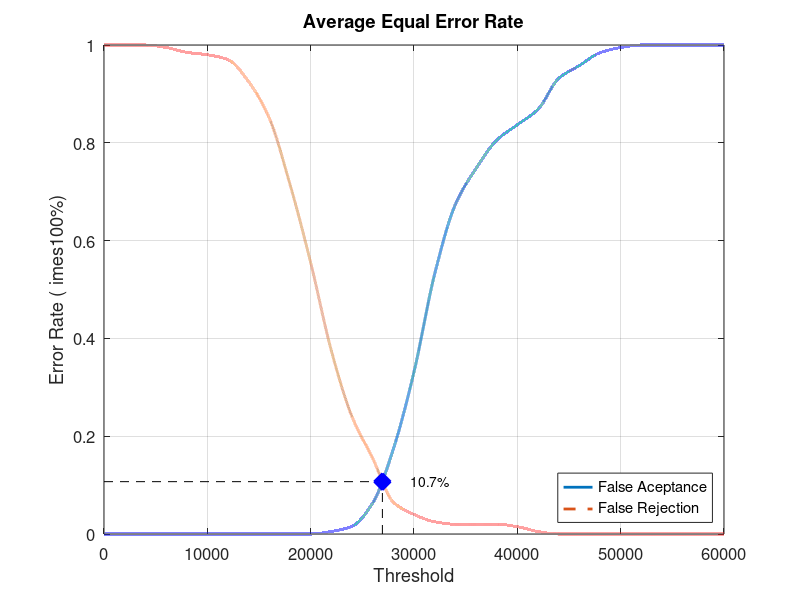
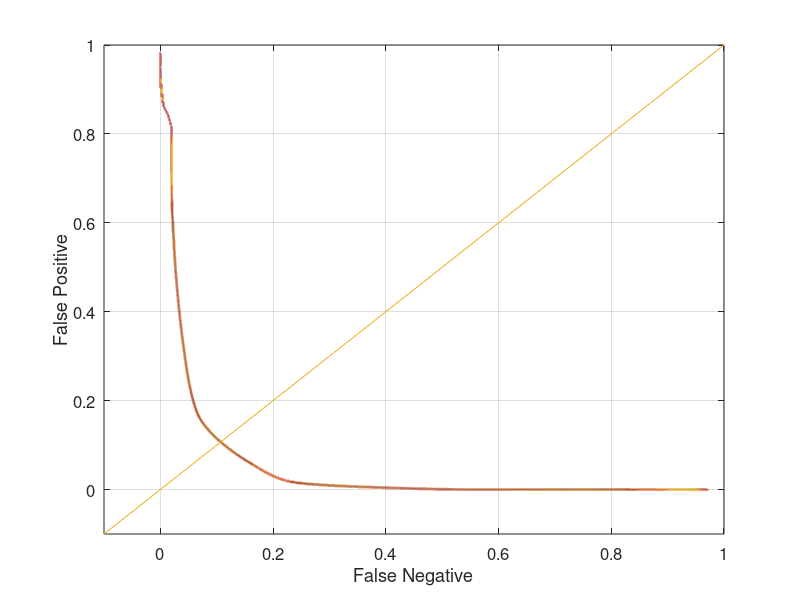

Write the MATLAB code that produced these figures, in order.
close all;
clear;
clc;
x = 0:2000:60000;
xq = 0:0.5:60000;

y0 = [0 0 0 0 0 0 0 0 0 0 0 0.00526316 0.0157895 0.0631579 0.173684 0.331579 0.531579 0.673684 0.747368 0.805263 0.836842 0.868421 0.931579 0.957895 0.984211 0.994737 1 1 1 1 1]
yy0 = interp1(x, y0, xq, 'pchip');
y1 = [1 1 1 0.995 0.985 0.98 0.97 0.925 0.85 0.715 0.555 0.375 0.24 0.155 0.065 0.04 0.025 0.02 0.02 0.02 0.015 0.005 0 0 0 0 0 0 0 0 0]
yy1 = interp1(x, y1, xq, 'pchip');

% Calculating EER: 
y2 = abs(y0 - y1);
find(y2 == min(y2))
yy2 = abs(yy0 - yy1);
xEER = find(yy2 == min(yy2));
xEERIndex = xq(xEER) % X-axis EER
yEER = yy0(xEER) % Y-axis EER

main = figure
plot(xq, yy0,'-','LineWidth', 2);	hold on
plot(xq, yy1,'--','LineWidth', 2);	hold on
plot([xEERIndex xEERIndex], [0 yEER], 'k--');	hold on
plot([0 xEERIndex], [yEER yEER], 'k--');	hold on
plot(xEERIndex, yEER, 'bx', 'LineWidth', 10);	hold on
text(xEERIndex + 10 * xEERIndex / 100, yEER, [num2str(round((10000 * yEER)) / 100) '%'])
legend('False Aceptance', 'False Rejection', 'Location', 'SouthEast')
xlabel('Threshold')
ylabel('Error Rate (	imes100%)')
title('Average Equal Error Rate')
set(gca, 'FontSize', 12)
axis([0 60000 0 1])
grid on

print(main, 'Database2_4Main', '-dpng');
FNRxFPR = figure('Color', [1 1 1]);
plot(yy1, yy0, '-', yy1, yy0, 'LineWidth', 2);
hold on
y = -0.1:0.1:1
plot(y, y); 
set(gca, 'FontSize', 12)
xlabel('False Negative')
ylabel('False Positive')
axis([-0.1 1 -0.1 1])
set(gca, 'FontSize', 12)
grid on

print(FNRxFPR, 'Database2_4FNRxFPR','-dpng');
